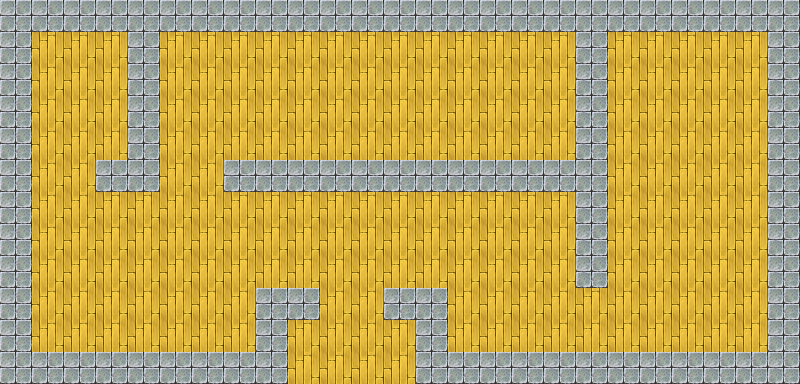

This game map was drawn from its Tiled (.tmx) file and the tilesets committed beside it. A one-line description and the trimmed map source follow:
An orthogonal 25x12 tile map with 32x32 px tiles, 2 tile layers (Camada de Tiles 1, Camada de Tiles 2).

<map version="1.0" orientation="orthogonal" renderorder="right-down" width="25" height="12" tilewidth="32" tileheight="32" nextobjectid="1">
 <tileset firstgid="1" name="tileset" tilewidth="32" tileheight="32" tilecount="84">
  <image source="../tileset.png" width="384" height="224" />
 </tileset>
 <layer name="Camada de Tiles 1" width="25" height="12">
  <data>[300 cells, 300 non-empty, 1 distinct tile ids]</data>
 </layer>
 <layer name="Camada de Tiles 2" width="25" height="12">
  <properties>
   <property name="collision" value="true" />
  </properties>
  <data>[300 cells, 97 non-empty, 1 distinct tile ids]</data>
 </layer>
</map>
